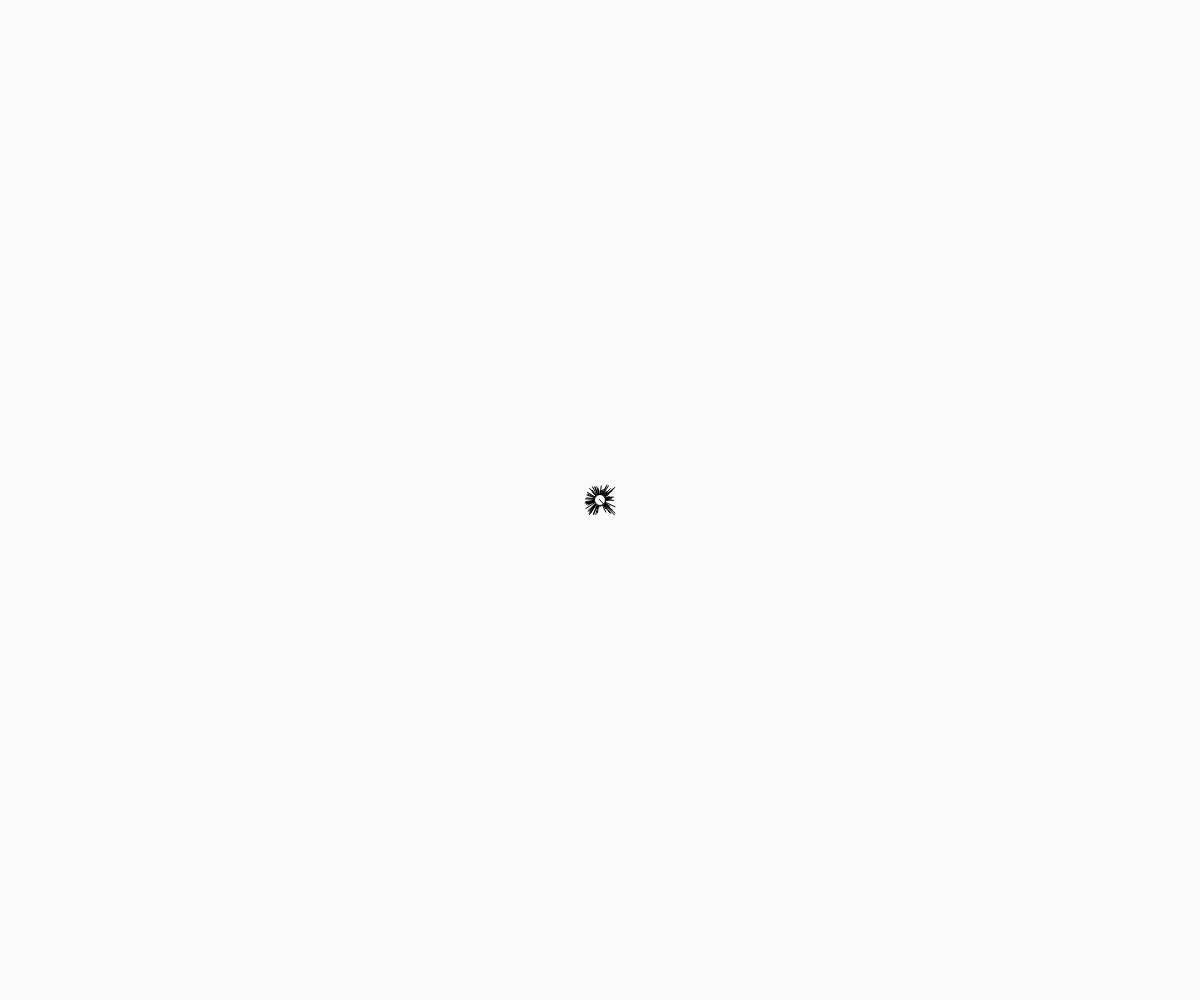
Frame 1 (no input)
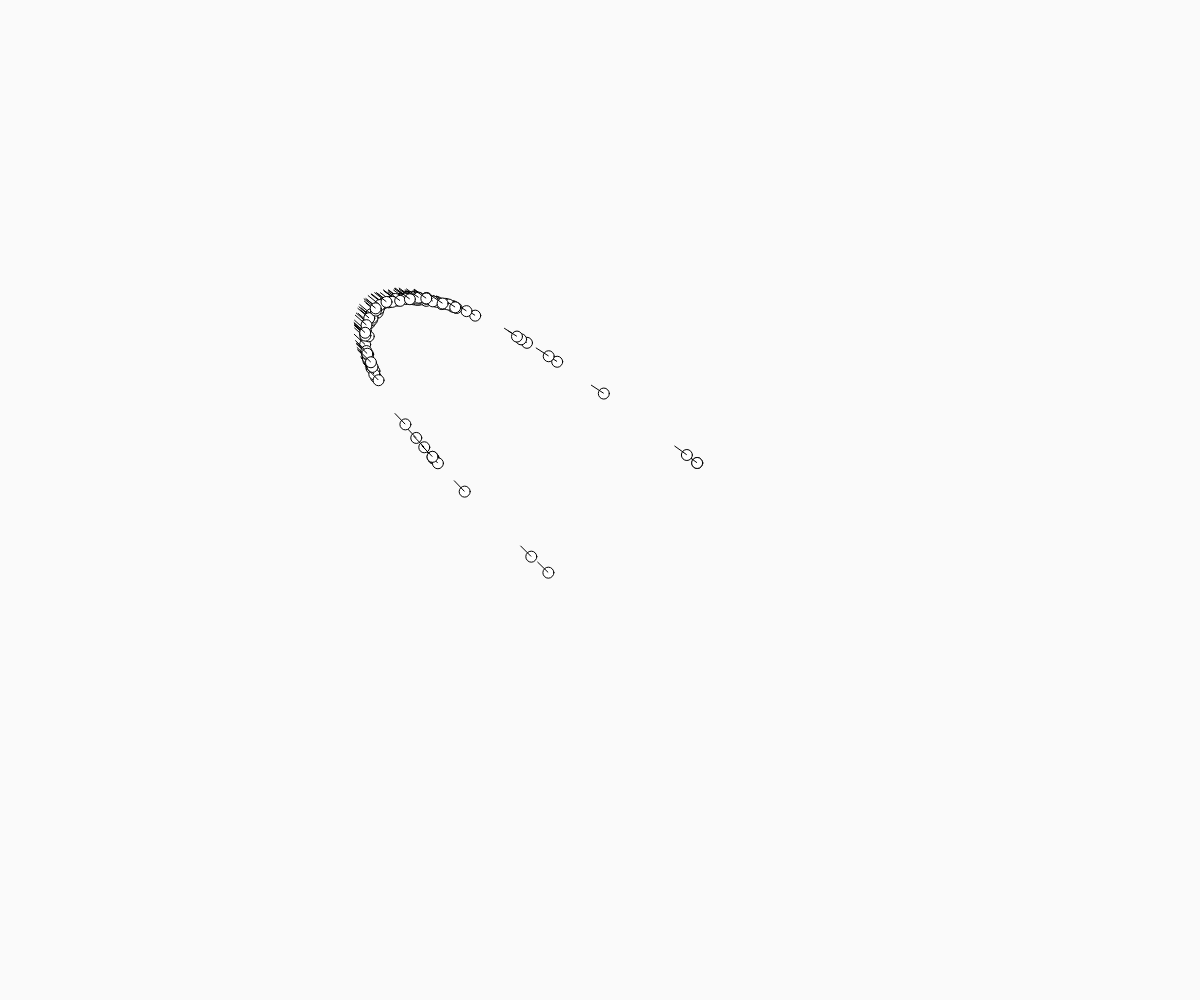
Frame 60 (no input)
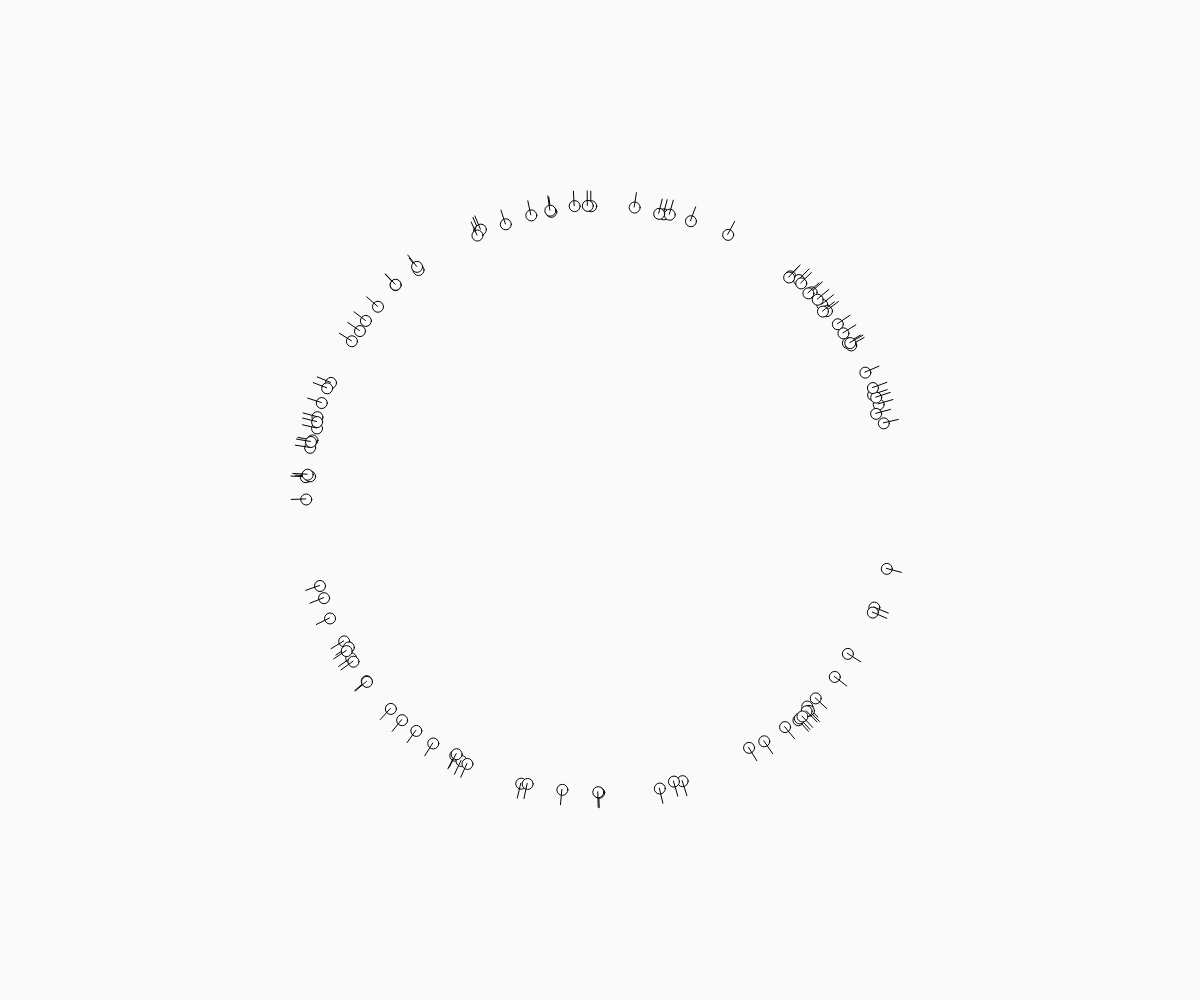
Frame 120 (the mouse pressed at the canvas centre since frame 60)

The p5.js sketch that drew these frames (run headless with seeded random() and noise() and a simulated clock; from frame 60 on, the mouse is pressed at the canvas centre):

// p5.js sketch
// ── sketch.js

var vehicles = [];
var window;

function setup() { 
  createCanvas(windowWidth, windowHeight);
 
    
    for(var i = 0; i<100; i++)
    vehicles.push(new Vehicle());
  
} 

function mousePressed()
{
  for(var i = 0; i<vehicles.length; i++)
      {
          vehicles[i].pos = createVector(mouseX,mouseY);
          vehicles[i].randVect();
      }
}




function draw() 
{ 
    
  background(250);
 // fill(0,0,255);   
 
   

  
   for(var i = 0; i<vehicles.length; i++)
      {
          vehicles[i].paint();
      }
   for( i = 0; i<vehicles.length; i++)
      {
          vehicles[i].update();
      }

 
}
// ── Vehicle.js
function Vehicle(){
  this.pos = createVector(windowWidth/2,windowHeight/2);
    this.randVect();
    
    this.maxSpeed = 5;

    
    this.desiredVect = function()
    {
         var vect =  createVector(mouseX- this.pos.x  ,mouseY-this.pos.y );
    return vect;
    }
    
    
}
  Vehicle.prototype.paint = function()
  {    
   ellipseMode(CENTER);
      
   ellipse(this.pos.x,this.pos.y,11,11);
      
      line(this.pos.x-.5,this.pos.y-.5, this.pos.x+3*this.vel.x,this.pos.y+3*this.vel.y);
  }

  Vehicle.prototype.update = function()
  {
    this.pos.add(this.vel); 
      this.steer();

  }

 Vehicle.prototype.randVect = function()
  {
      this.vel = createVector(random(-5,5),random(-5,5));
 }
 
 
 
 Vehicle.prototype.steer = function()
{
    var des = this.desiredVect();
    des.setMag(.8);
     var len = this.vel.mag();
     this.vel.add(des);
     this.vel.setMag(this.maxSpeed);
     
    
}
